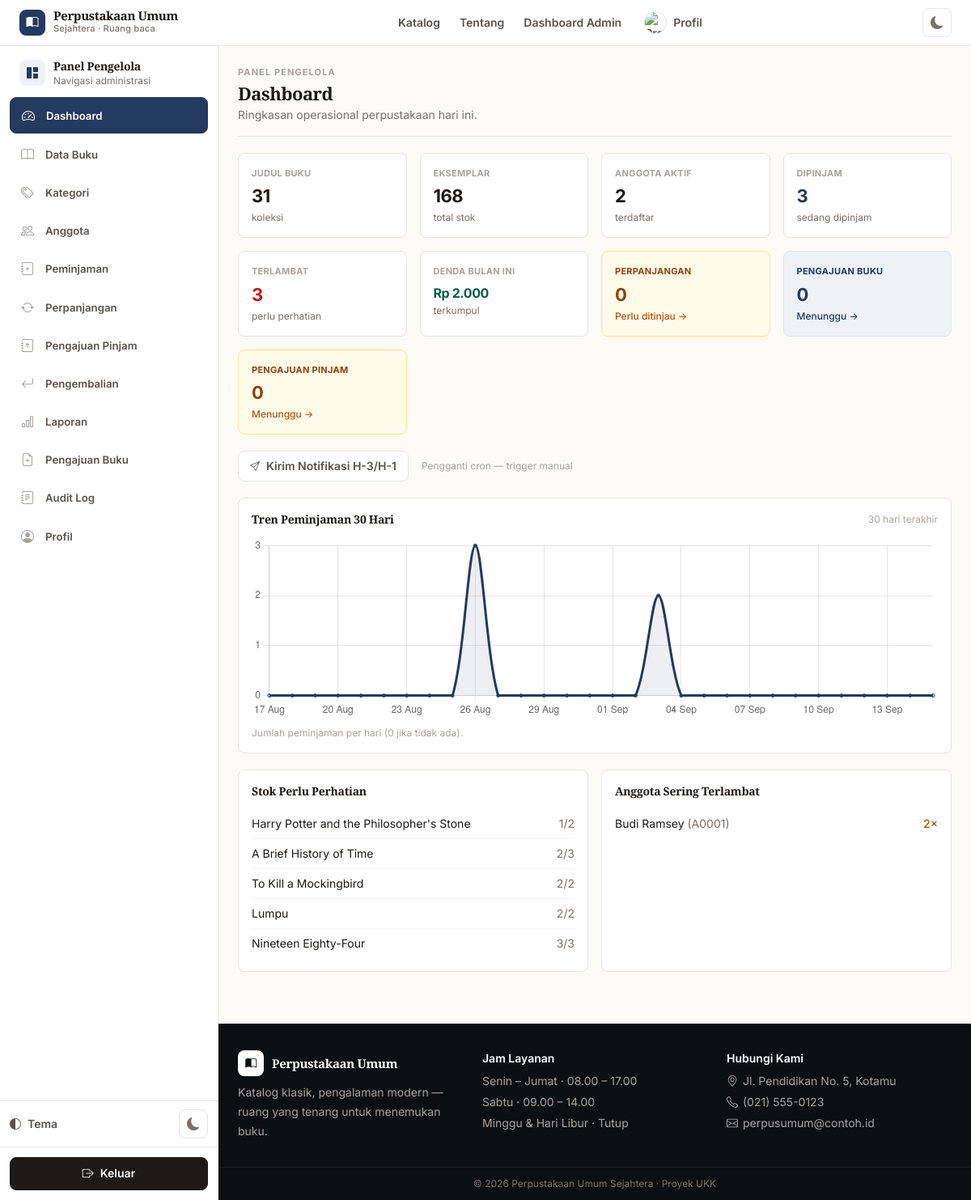
/admin/dashboard.php (signed in), run on an earlier commit of the app's database.
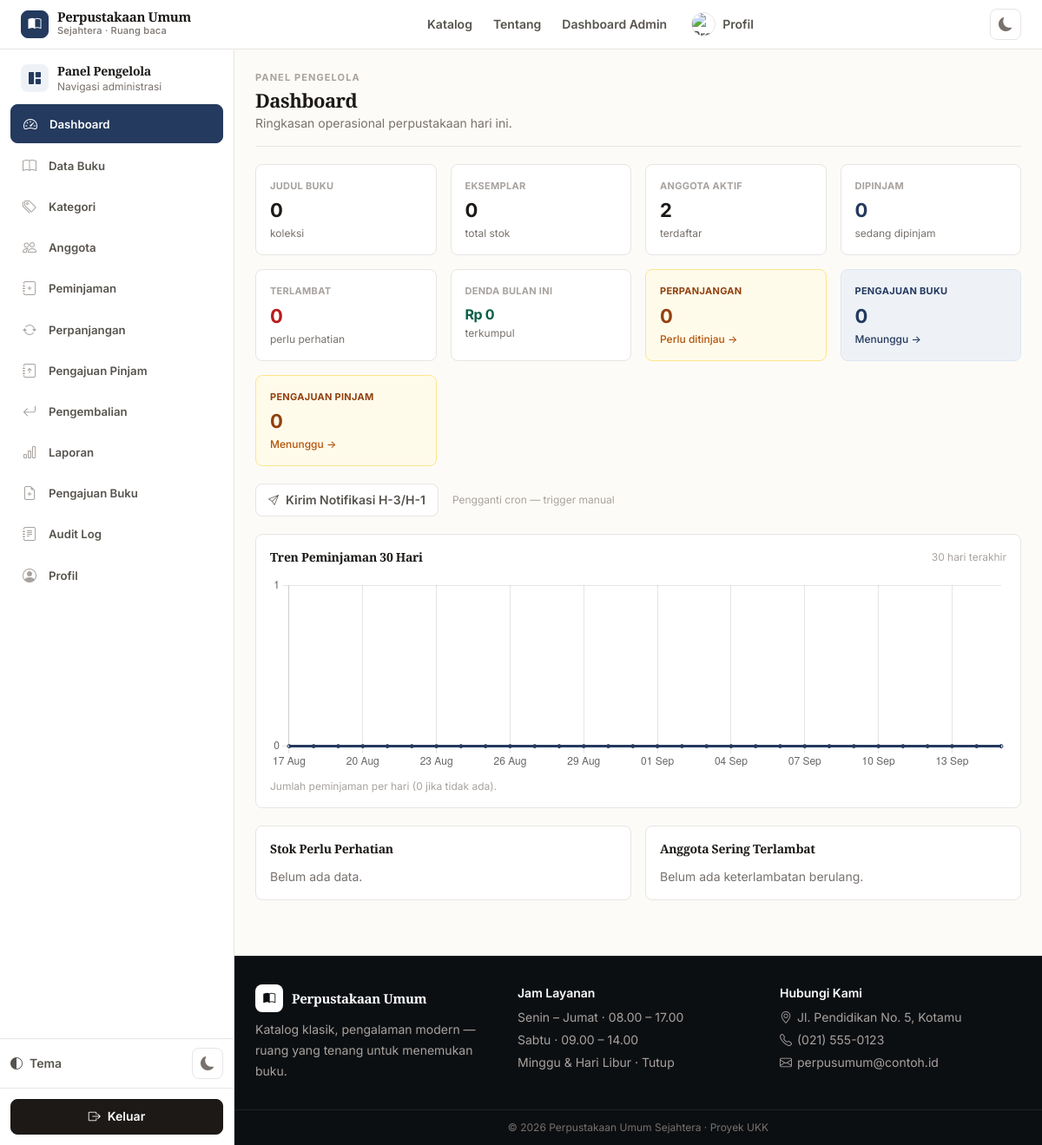
And on a later commit of the database.
### tables this page shows
CREATE TABLE `buku` (
  `id_buku` int NOT NULL,
  `kode_buku` varchar(20) NOT NULL,
  `isbn` varchar(30) DEFAULT NULL,
  `judul` varchar(200) NOT NULL,
  `penulis` varchar(150) NOT NULL,
  `penerbit` varchar(150) DEFAULT NULL,
  `tahun_terbit` year DEFAULT NULL,
  `id_kategori` int DEFAULT NULL,
  `deskripsi` text,
  `cover` varchar(255) DEFAULT NULL,
  `stok` int NOT NULL DEFAULT '0',
  `tersedia` int NOT NULL DEFAULT '0',
  `is_arsip` tinyint(1) NOT NULL DEFAULT '0',
  `arsip_at` datetime DEFAULT NULL,
  `lokasi_rak` varchar(50) DEFAULT NULL,
  `created_at` timestamp NOT NULL DEFAULT CURRENT_TIMESTAMP
);

### includes/functions.php (called while the page is built, shortened)
<?php
function e($string) {
    return htmlspecialchars($string ?? '', ENT_QUOTES, 'UTF-8');
}

### admin/dashboard.php (the view, shortened to what the rows shown need)
<?php
require_once __DIR__ . '/../config/bootstrap.php';
$stmt = $pdo->query("SELECT judul, stok, tersedia FROM buku ORDER BY tersedia ASC, stok DESC LIMIT 5");
$stok_menipis = $stmt->fetchAll();
$chart_raw = $pdo->query("SELECT DATE(tanggal_pinjam) AS tgl, COUNT(*) AS jumlah FROM peminjaman WHERE tanggal_pinjam >= (CURDATE() - INTERVAL 30 DAY) GROUP BY DATE(tanggal_pinjam) ORDER BY tgl")->fetchAll(PDO::FETCH_KEY_PAIR);
$chart_labels = [];
$chart_values = [];
for ($i = 29; $i >= 0; $i--) {
    $d = date('Y-m-d', strtotime("-$i days"));
    $chart_labels[] = date('d M', strtotime($d));
    $chart_values[] = (int)($chart_raw[$d] ?? 0);
}
require_once __DIR__ . '/../includes/header.php';
?>
<div class="mb-5 border-b pb-4" style="border-color: var(--border)">
  <h1 class="font-display text-[22px] font-bold tracking-tight mt-1" style="color: var(--text)">Dashboard</h1>
</div>
<div class="bg-white rounded-lg border p-4 mb-5" style="border-color: var(--border)">
  <div class="flex items-center justify-between mb-3">
    <h2 class="font-display font-semibold text-sm" style="color: var(--text)">Tren Peminjaman 30 Hari</h2>
  </div>
</div>
<div class="grid grid-cols-1 lg:grid-cols-2 gap-4">
  <div class="bg-white rounded-lg border p-4" style="border-color: var(--border)">
    <h2 class="font-semibold text-sm mb-3" style="color: var(--text)">Stok Perlu Perhatian</h2>
    <?php if (empty($stok_menipis)): ?>
      <p class="text-sm" style="color: var(--text-faint)">Belum ada data.</p>
    <?php else: ?>
      <ul class="divide-y" style="border-color: var(--border-faint)">
        <?php foreach ($stok_menipis as $b): ?>
          <li class="py-2 flex justify-between text-sm" style="border-color: var(--border-faint)">
            <span style="color: var(--text)"><?= e($b['judul']) ?></span>
            <span class="<?= $b['tersedia'] == 0 ? 'text-red-600 font-semibold' : '' ?>" style="<?= $b['tersedia'] == 0 ? '' : 'color: var(--text-faint)' ?>"><?= (int)$b['tersedia'] ?>/<?= (int)$b['stok'] ?></span>
          </li>
        <?php endforeach; ?>
      </ul>
    <?php endif; ?>
  </div>
  <div class="bg-white rounded-lg border p-4" style="border-color: var(--border)">
    <h2 class="font-semibold text-sm mb-3" style="color: var(--text)">Anggota Sering Terlambat</h2>
  </div>
</div>
<script>
(function(){
  try {
    if (typeof Chart === 'undefined') return;
    var ctx = document.getElementById('peminjamanChart');
    if (!ctx) return;
    var labels = <?= json_encode($chart_labels, JSON_UNESCAPED_UNICODE) ?>;
    var values = <?= json_encode($chart_values) ?>;
    new Chart(ctx, {
      type: 'line',
      data: {
        labels: labels,
        datasets: [{
          label: 'Peminjaman',
          data: values,
          borderColor: '#243a5e',
          backgroundColor: 'rgba(36,58,94,0.08)',
          tension: 0.3,
          fill: true,
          pointRadius: 2,
          pointHoverRadius: 5
        }]
      },
      options: {
        responsive: true,
        maintainAspectRatio: false,
        plugins: { legend: { display: false } },
        scales: {
          y: { beginAtZero: true, ticks: { precision: 0 } },
          x: { ticks: { maxRotation: 45, minRotation: 0, maxTicksLimit: 10 } }
        }
      }
    });
  } catch(e) { console.warn('Chart gagal:', e); }
})();
</script>
<?php require_once __DIR__ . '/../includes/footer.php'; ?>

What changed in the data, as far as the page shows it:
removed buku: judul "Harry Potter and the Philosopher's Stone", tersedia "1", stok "2"
removed buku: judul "A Brief History of Time", tersedia "2", stok "3"
removed buku: judul "To Kill a Mockingbird", tersedia "2", stok "2"
removed buku: judul "Lumpu", tersedia "2", stok "2"
removed buku: judul "Nineteen Eighty-Four", tersedia "3", stok "3"
Also different on the page:
$total_judul: "31" → "0"
$total_buku: "168" → "0"
$sedang_dipinjam: "3" → "0"
$terlambat: "3" → "0"
format_rupiah($total_denda_bulan_ini): "Rp 2.000" → "Rp 0"
chart data {{ json_encode($chart_values) }}: [0,0,0,0,0,0,0,0,0,3,0,0,0,0,0,0,0,2,0,0,0,0,0,0,0,0,0,0,0,0] → [0,0,0,0,0,0,0,0,0,0,0,0,0,0,0,0,0,0,0,0,0,0,0,0,0,0,0,0,0,0]
text now shown: "Belum ada data. Belum ada keterlambatan berulang."
list line gone: "Budi Ramsey ( A0001 ) 2 ×"
